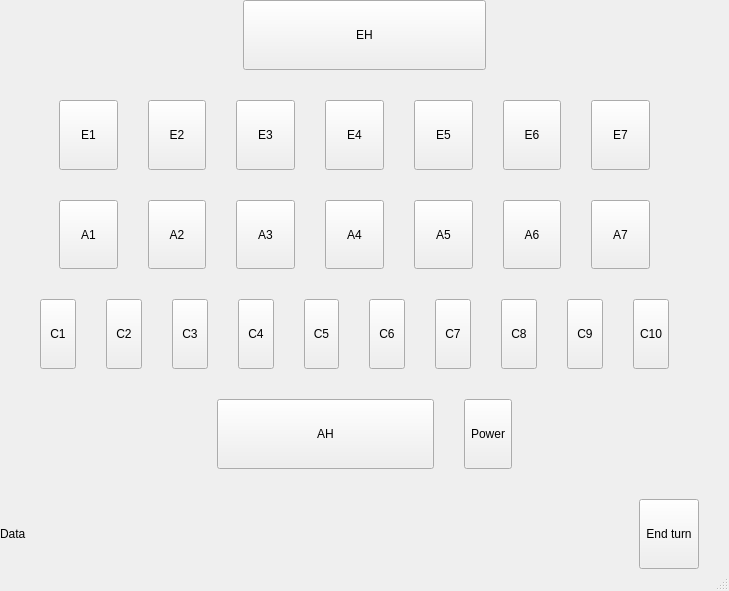
<?xml version="1.0" encoding="UTF-8"?>
<ui version="4.0">
 <class>MainWindow</class>
 <widget class="QMainWindow" name="MainWindow">
  <property name="geometry">
   <rect>
    <x>0</x>
    <y>0</y>
    <width>729</width>
    <height>591</height>
   </rect>
  </property>
  <property name="windowTitle">
   <string>MainWindow</string>
  </property>
  <widget class="QWidget" name="centralwidget">
   <layout class="QVBoxLayout" name="verticalLayout">
    <property name="spacing">
     <number>30</number>
    </property>
    <property name="leftMargin">
     <number>0</number>
    </property>
    <property name="topMargin">
     <number>0</number>
    </property>
    <property name="rightMargin">
     <number>0</number>
    </property>
    <property name="bottomMargin">
     <number>0</number>
    </property>
    <item>
     <layout class="QHBoxLayout" name="horizontalLayout">
      <item>
       <spacer name="horizontalSpacer">
        <property name="orientation">
         <enum>Qt::Horizontal</enum>
        </property>
        <property name="sizeHint" stdset="0">
         <size>
          <width>40</width>
          <height>20</height>
         </size>
        </property>
       </spacer>
      </item>
      <item>
       <widget class="QToolButton" name="enemyHero">
        <property name="sizePolicy">
         <sizepolicy hsizetype="Expanding" vsizetype="Expanding">
          <horstretch>0</horstretch>
          <verstretch>0</verstretch>
         </sizepolicy>
        </property>
        <property name="text">
         <string>EH</string>
        </property>
        <property name="checkable">
         <bool>true</bool>
        </property>
       </widget>
      </item>
      <item>
       <spacer name="horizontalSpacer_2">
        <property name="orientation">
         <enum>Qt::Horizontal</enum>
        </property>
        <property name="sizeHint" stdset="0">
         <size>
          <width>40</width>
          <height>20</height>
         </size>
        </property>
       </spacer>
      </item>
     </layout>
    </item>
    <item>
     <layout class="QHBoxLayout" name="enemyBoardLayout">
      <item>
       <spacer name="horizontalSpacer_3">
        <property name="orientation">
         <enum>Qt::Horizontal</enum>
        </property>
        <property name="sizeHint" stdset="0">
         <size>
          <width>40</width>
          <height>20</height>
         </size>
        </property>
       </spacer>
      </item>
      <item>
       <widget class="QToolButton" name="toolButton_17">
        <property name="sizePolicy">
         <sizepolicy hsizetype="Expanding" vsizetype="Expanding">
          <horstretch>0</horstretch>
          <verstretch>0</verstretch>
         </sizepolicy>
        </property>
        <property name="text">
         <string>E1</string>
        </property>
        <property name="checkable">
         <bool>true</bool>
        </property>
        <attribute name="buttonGroup">
         <string notr="true">enemyBoard</string>
        </attribute>
       </widget>
      </item>
      <item>
       <widget class="QToolButton" name="toolButton_16">
        <property name="sizePolicy">
         <sizepolicy hsizetype="Expanding" vsizetype="Expanding">
          <horstretch>0</horstretch>
          <verstretch>0</verstretch>
         </sizepolicy>
        </property>
        <property name="text">
         <string>E2</string>
        </property>
        <property name="checkable">
         <bool>true</bool>
        </property>
        <attribute name="buttonGroup">
         <string notr="true">enemyBoard</string>
        </attribute>
       </widget>
      </item>
      <item>
       <widget class="QToolButton" name="toolButton_7">
        <property name="sizePolicy">
         <sizepolicy hsizetype="Expanding" vsizetype="Expanding">
          <horstretch>0</horstretch>
          <verstretch>0</verstretch>
         </sizepolicy>
        </property>
        <property name="text">
         <string>E3</string>
        </property>
        <property name="checkable">
         <bool>true</bool>
        </property>
        <attribute name="buttonGroup">
         <string notr="true">enemyBoard</string>
        </attribute>
       </widget>
      </item>
      <item>
       <widget class="QToolButton" name="toolButton_26">
        <property name="sizePolicy">
         <sizepolicy hsizetype="Expanding" vsizetype="Expanding">
          <horstretch>0</horstretch>
          <verstretch>0</verstretch>
         </sizepolicy>
        </property>
        <property name="text">
         <string>E4</string>
        </property>
        <property name="checkable">
         <bool>true</bool>
        </property>
        <attribute name="buttonGroup">
         <string notr="true">enemyBoard</string>
        </attribute>
       </widget>
      </item>
      <item>
       <widget class="QToolButton" name="toolButton_18">
        <property name="sizePolicy">
         <sizepolicy hsizetype="Expanding" vsizetype="Expanding">
          <horstretch>0</horstretch>
          <verstretch>0</verstretch>
         </sizepolicy>
        </property>
        <property name="text">
         <string>E5</string>
        </property>
        <property name="checkable">
         <bool>true</bool>
        </property>
        <attribute name="buttonGroup">
         <string notr="true">enemyBoard</string>
        </attribute>
       </widget>
      </item>
      <item>
       <widget class="QToolButton" name="toolButton_6">
        <property name="sizePolicy">
         <sizepolicy hsizetype="Expanding" vsizetype="Expanding">
          <horstretch>0</horstretch>
          <verstretch>0</verstretch>
         </sizepolicy>
        </property>
        <property name="text">
         <string>E6</string>
        </property>
        <property name="checkable">
         <bool>true</bool>
        </property>
        <attribute name="buttonGroup">
         <string notr="true">enemyBoard</string>
        </attribute>
       </widget>
      </item>
      <item>
       <widget class="QToolButton" name="toolButton_14">
        <property name="sizePolicy">
         <sizepolicy hsizetype="Expanding" vsizetype="Expanding">
          <horstretch>0</horstretch>
          <verstretch>0</verstretch>
         </sizepolicy>
        </property>
        <property name="text">
         <string>E7</string>
        </property>
        <property name="checkable">
         <bool>true</bool>
        </property>
        <attribute name="buttonGroup">
         <string notr="true">enemyBoard</string>
        </attribute>
       </widget>
      </item>
      <item>
       <spacer name="verticalSpacer_3">
        <property name="orientation">
         <enum>Qt::Vertical</enum>
        </property>
        <property name="sizeHint" stdset="0">
         <size>
          <width>20</width>
          <height>40</height>
         </size>
        </property>
       </spacer>
      </item>
      <item>
       <spacer name="horizontalSpacer_4">
        <property name="orientation">
         <enum>Qt::Horizontal</enum>
        </property>
        <property name="sizeHint" stdset="0">
         <size>
          <width>40</width>
          <height>20</height>
         </size>
        </property>
       </spacer>
      </item>
     </layout>
    </item>
    <item>
     <layout class="QHBoxLayout" name="allyBoardLayout">
      <item>
       <spacer name="horizontalSpacer_5">
        <property name="orientation">
         <enum>Qt::Horizontal</enum>
        </property>
        <property name="sizeHint" stdset="0">
         <size>
          <width>40</width>
          <height>20</height>
         </size>
        </property>
       </spacer>
      </item>
      <item>
       <widget class="QToolButton" name="toolButton_20">
        <property name="sizePolicy">
         <sizepolicy hsizetype="Expanding" vsizetype="Expanding">
          <horstretch>0</horstretch>
          <verstretch>0</verstretch>
         </sizepolicy>
        </property>
        <property name="text">
         <string>A1</string>
        </property>
        <property name="checkable">
         <bool>true</bool>
        </property>
        <attribute name="buttonGroup">
         <string notr="true">allyBoard</string>
        </attribute>
       </widget>
      </item>
      <item>
       <widget class="QToolButton" name="toolButton_21">
        <property name="sizePolicy">
         <sizepolicy hsizetype="Expanding" vsizetype="Expanding">
          <horstretch>0</horstretch>
          <verstretch>0</verstretch>
         </sizepolicy>
        </property>
        <property name="text">
         <string>A2</string>
        </property>
        <property name="checkable">
         <bool>true</bool>
        </property>
        <attribute name="buttonGroup">
         <string notr="true">allyBoard</string>
        </attribute>
       </widget>
      </item>
      <item>
       <widget class="QToolButton" name="toolButton_22">
        <property name="sizePolicy">
         <sizepolicy hsizetype="Expanding" vsizetype="Expanding">
          <horstretch>0</horstretch>
          <verstretch>0</verstretch>
         </sizepolicy>
        </property>
        <property name="text">
         <string>A3</string>
        </property>
        <property name="checkable">
         <bool>true</bool>
        </property>
        <attribute name="buttonGroup">
         <string notr="true">allyBoard</string>
        </attribute>
       </widget>
      </item>
      <item>
       <widget class="QToolButton" name="toolButton_15">
        <property name="sizePolicy">
         <sizepolicy hsizetype="Expanding" vsizetype="Expanding">
          <horstretch>0</horstretch>
          <verstretch>0</verstretch>
         </sizepolicy>
        </property>
        <property name="text">
         <string>A4</string>
        </property>
        <property name="checkable">
         <bool>true</bool>
        </property>
        <attribute name="buttonGroup">
         <string notr="true">allyBoard</string>
        </attribute>
       </widget>
      </item>
      <item>
       <widget class="QToolButton" name="toolButton_13">
        <property name="sizePolicy">
         <sizepolicy hsizetype="Expanding" vsizetype="Expanding">
          <horstretch>0</horstretch>
          <verstretch>0</verstretch>
         </sizepolicy>
        </property>
        <property name="text">
         <string>A5</string>
        </property>
        <property name="checkable">
         <bool>true</bool>
        </property>
        <attribute name="buttonGroup">
         <string notr="true">allyBoard</string>
        </attribute>
       </widget>
      </item>
      <item>
       <widget class="QToolButton" name="toolButton_23">
        <property name="sizePolicy">
         <sizepolicy hsizetype="Expanding" vsizetype="Expanding">
          <horstretch>0</horstretch>
          <verstretch>0</verstretch>
         </sizepolicy>
        </property>
        <property name="text">
         <string>A6</string>
        </property>
        <property name="checkable">
         <bool>true</bool>
        </property>
        <attribute name="buttonGroup">
         <string notr="true">allyBoard</string>
        </attribute>
       </widget>
      </item>
      <item>
       <widget class="QToolButton" name="toolButton_19">
        <property name="sizePolicy">
         <sizepolicy hsizetype="Expanding" vsizetype="Expanding">
          <horstretch>0</horstretch>
          <verstretch>0</verstretch>
         </sizepolicy>
        </property>
        <property name="text">
         <string>A7</string>
        </property>
        <property name="checkable">
         <bool>true</bool>
        </property>
        <attribute name="buttonGroup">
         <string notr="true">allyBoard</string>
        </attribute>
       </widget>
      </item>
      <item>
       <spacer name="verticalSpacer_2">
        <property name="orientation">
         <enum>Qt::Vertical</enum>
        </property>
        <property name="sizeHint" stdset="0">
         <size>
          <width>20</width>
          <height>40</height>
         </size>
        </property>
       </spacer>
      </item>
      <item>
       <spacer name="horizontalSpacer_6">
        <property name="orientation">
         <enum>Qt::Horizontal</enum>
        </property>
        <property name="sizeHint" stdset="0">
         <size>
          <width>40</width>
          <height>20</height>
         </size>
        </property>
       </spacer>
      </item>
     </layout>
    </item>
    <item>
     <layout class="QHBoxLayout" name="allyHandLayout">
      <item>
       <spacer name="horizontalSpacer_7">
        <property name="orientation">
         <enum>Qt::Horizontal</enum>
        </property>
        <property name="sizeHint" stdset="0">
         <size>
          <width>40</width>
          <height>20</height>
         </size>
        </property>
       </spacer>
      </item>
      <item>
       <widget class="QToolButton" name="toolButton_4">
        <property name="sizePolicy">
         <sizepolicy hsizetype="Expanding" vsizetype="Expanding">
          <horstretch>0</horstretch>
          <verstretch>0</verstretch>
         </sizepolicy>
        </property>
        <property name="text">
         <string>C1</string>
        </property>
        <property name="checkable">
         <bool>true</bool>
        </property>
        <attribute name="buttonGroup">
         <string notr="true">allyHand</string>
        </attribute>
       </widget>
      </item>
      <item>
       <widget class="QToolButton" name="toolButton_5">
        <property name="sizePolicy">
         <sizepolicy hsizetype="Expanding" vsizetype="Expanding">
          <horstretch>0</horstretch>
          <verstretch>0</verstretch>
         </sizepolicy>
        </property>
        <property name="text">
         <string>C2</string>
        </property>
        <property name="checkable">
         <bool>true</bool>
        </property>
        <attribute name="buttonGroup">
         <string notr="true">allyHand</string>
        </attribute>
       </widget>
      </item>
      <item>
       <widget class="QToolButton" name="toolButton_10">
        <property name="sizePolicy">
         <sizepolicy hsizetype="Expanding" vsizetype="Expanding">
          <horstretch>0</horstretch>
          <verstretch>0</verstretch>
         </sizepolicy>
        </property>
        <property name="text">
         <string>C3</string>
        </property>
        <property name="checkable">
         <bool>true</bool>
        </property>
        <attribute name="buttonGroup">
         <string notr="true">allyHand</string>
        </attribute>
       </widget>
      </item>
      <item>
       <widget class="QToolButton" name="toolButton_11">
        <property name="sizePolicy">
         <sizepolicy hsizetype="Expanding" vsizetype="Expanding">
          <horstretch>0</horstretch>
          <verstretch>0</verstretch>
         </sizepolicy>
        </property>
        <property name="text">
         <string>C4</string>
        </property>
        <property name="checkable">
         <bool>true</bool>
        </property>
        <attribute name="buttonGroup">
         <string notr="true">allyHand</string>
        </attribute>
       </widget>
      </item>
      <item>
       <widget class="QToolButton" name="toolButton_12">
        <property name="sizePolicy">
         <sizepolicy hsizetype="Expanding" vsizetype="Expanding">
          <horstretch>0</horstretch>
          <verstretch>0</verstretch>
         </sizepolicy>
        </property>
        <property name="text">
         <string>C5</string>
        </property>
        <property name="checkable">
         <bool>true</bool>
        </property>
        <attribute name="buttonGroup">
         <string notr="true">allyHand</string>
        </attribute>
       </widget>
      </item>
      <item>
       <widget class="QToolButton" name="toolButton_9">
        <property name="sizePolicy">
         <sizepolicy hsizetype="Expanding" vsizetype="Expanding">
          <horstretch>0</horstretch>
          <verstretch>0</verstretch>
         </sizepolicy>
        </property>
        <property name="text">
         <string>C6</string>
        </property>
        <property name="checkable">
         <bool>true</bool>
        </property>
        <attribute name="buttonGroup">
         <string notr="true">allyHand</string>
        </attribute>
       </widget>
      </item>
      <item>
       <widget class="QToolButton" name="toolButton_8">
        <property name="sizePolicy">
         <sizepolicy hsizetype="Expanding" vsizetype="Expanding">
          <horstretch>0</horstretch>
          <verstretch>0</verstretch>
         </sizepolicy>
        </property>
        <property name="text">
         <string>C7</string>
        </property>
        <property name="checkable">
         <bool>true</bool>
        </property>
        <attribute name="buttonGroup">
         <string notr="true">allyHand</string>
        </attribute>
       </widget>
      </item>
      <item>
       <widget class="QToolButton" name="toolButton_3">
        <property name="sizePolicy">
         <sizepolicy hsizetype="Expanding" vsizetype="Expanding">
          <horstretch>0</horstretch>
          <verstretch>0</verstretch>
         </sizepolicy>
        </property>
        <property name="text">
         <string>C8</string>
        </property>
        <property name="checkable">
         <bool>true</bool>
        </property>
        <attribute name="buttonGroup">
         <string notr="true">allyHand</string>
        </attribute>
       </widget>
      </item>
      <item>
       <widget class="QToolButton" name="toolButton_2">
        <property name="sizePolicy">
         <sizepolicy hsizetype="Expanding" vsizetype="Expanding">
          <horstretch>0</horstretch>
          <verstretch>0</verstretch>
         </sizepolicy>
        </property>
        <property name="text">
         <string>C9</string>
        </property>
        <property name="checkable">
         <bool>true</bool>
        </property>
        <attribute name="buttonGroup">
         <string notr="true">allyHand</string>
        </attribute>
       </widget>
      </item>
      <item>
       <widget class="QToolButton" name="toolButton">
        <property name="sizePolicy">
         <sizepolicy hsizetype="Expanding" vsizetype="Expanding">
          <horstretch>0</horstretch>
          <verstretch>0</verstretch>
         </sizepolicy>
        </property>
        <property name="text">
         <string>C10</string>
        </property>
        <property name="checkable">
         <bool>true</bool>
        </property>
        <attribute name="buttonGroup">
         <string notr="true">allyHand</string>
        </attribute>
       </widget>
      </item>
      <item>
       <spacer name="verticalSpacer">
        <property name="orientation">
         <enum>Qt::Vertical</enum>
        </property>
        <property name="sizeHint" stdset="0">
         <size>
          <width>20</width>
          <height>40</height>
         </size>
        </property>
       </spacer>
      </item>
      <item>
       <spacer name="horizontalSpacer_8">
        <property name="orientation">
         <enum>Qt::Horizontal</enum>
        </property>
        <property name="sizeHint" stdset="0">
         <size>
          <width>40</width>
          <height>20</height>
         </size>
        </property>
       </spacer>
      </item>
     </layout>
    </item>
    <item>
     <layout class="QHBoxLayout" name="horizontalLayout_2">
      <item>
       <spacer name="horizontalSpacer_9">
        <property name="orientation">
         <enum>Qt::Horizontal</enum>
        </property>
        <property name="sizeHint" stdset="0">
         <size>
          <width>40</width>
          <height>20</height>
         </size>
        </property>
       </spacer>
      </item>
      <item>
       <widget class="QToolButton" name="allyHero">
        <property name="sizePolicy">
         <sizepolicy hsizetype="Expanding" vsizetype="Expanding">
          <horstretch>0</horstretch>
          <verstretch>0</verstretch>
         </sizepolicy>
        </property>
        <property name="text">
         <string>AH</string>
        </property>
        <property name="checkable">
         <bool>true</bool>
        </property>
       </widget>
      </item>
      <item>
       <widget class="QToolButton" name="heroPower">
        <property name="sizePolicy">
         <sizepolicy hsizetype="Preferred" vsizetype="Expanding">
          <horstretch>0</horstretch>
          <verstretch>0</verstretch>
         </sizepolicy>
        </property>
        <property name="text">
         <string>Power</string>
        </property>
        <property name="checkable">
         <bool>true</bool>
        </property>
       </widget>
      </item>
      <item>
       <spacer name="horizontalSpacer_10">
        <property name="orientation">
         <enum>Qt::Horizontal</enum>
        </property>
        <property name="sizeHint" stdset="0">
         <size>
          <width>40</width>
          <height>20</height>
         </size>
        </property>
       </spacer>
      </item>
     </layout>
    </item>
    <item>
     <layout class="QHBoxLayout" name="horizontalLayout_3">
      <property name="rightMargin">
       <number>30</number>
      </property>
      <item>
       <widget class="QLabel" name="statusLabel">
        <property name="text">
         <string>Data</string>
        </property>
       </widget>
      </item>
      <item>
       <spacer name="horizontalSpacer_12">
        <property name="orientation">
         <enum>Qt::Horizontal</enum>
        </property>
        <property name="sizeHint" stdset="0">
         <size>
          <width>40</width>
          <height>20</height>
         </size>
        </property>
       </spacer>
      </item>
      <item>
       <widget class="QToolButton" name="endTurnButton">
        <property name="sizePolicy">
         <sizepolicy hsizetype="Fixed" vsizetype="Expanding">
          <horstretch>0</horstretch>
          <verstretch>0</verstretch>
         </sizepolicy>
        </property>
        <property name="text">
         <string>End turn</string>
        </property>
        <property name="checkable">
         <bool>true</bool>
        </property>
       </widget>
      </item>
     </layout>
    </item>
   </layout>
  </widget>
  <widget class="QMenuBar" name="menubar">
   <property name="geometry">
    <rect>
     <x>0</x>
     <y>0</y>
     <width>729</width>
     <height>22</height>
    </rect>
   </property>
  </widget>
  <widget class="QStatusBar" name="statusbar"/>
 </widget>
 <resources/>
 <connections/>
 <buttongroups>
  <buttongroup name="allyBoard"/>
  <buttongroup name="enemyBoard"/>
  <buttongroup name="allyHand"/>
 </buttongroups>
</ui>
